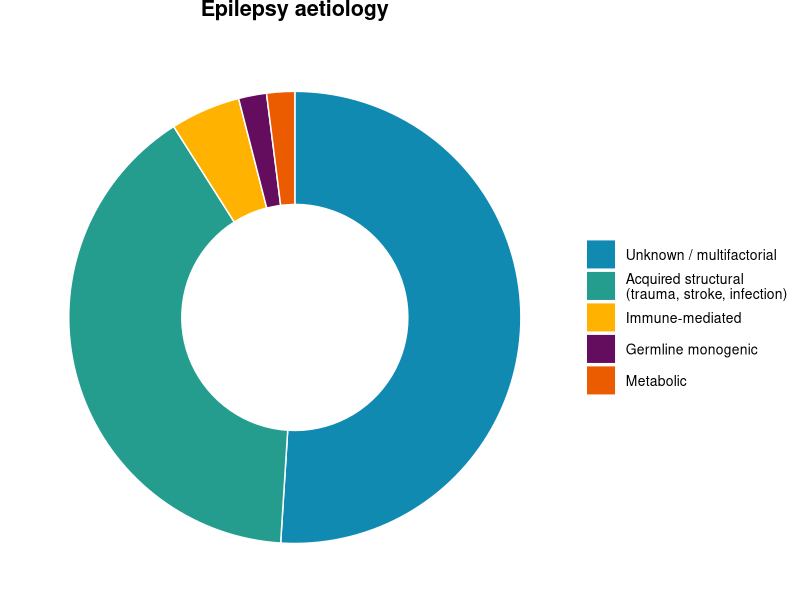

This chart was generated by the following R code:
## ---- chunk 1
library(tidyverse)

data <- tibble(
  category = c(
    "Germline monogenic",
    "Acquired structural\n(trauma, stroke, infection)",
    "Immune-mediated",
    "Metabolic",
    "Unknown / multifactorial"
  ),
  proportion = c(2, 40, 5, 2, 51),
  colour = c("#640D5F", "#249D8F", "#FFB200", "#EB5B00", "#118AB2")
) %>%
  arrange(desc(proportion)) %>%
  mutate(
    category = factor(category, levels = category),
    fraction = proportion / sum(proportion),
    ymax = cumsum(fraction),
    ymin = lag(ymax, default = 0),
    label_pos = (ymax + ymin) / 2,
    label = paste0(proportion, "%")
  )

ggplot(data, aes(ymax = ymax, ymin = ymin, xmax = 4, xmin = 3,
                 fill = category)) +
  geom_rect(colour = "white", linewidth = 0.5) +
  #geom_text(aes(x = 3.5, y = label_pos, label = label),
   #         size = 3.5, fontface = "bold", colour = "white") +
  coord_polar(theta = "y") +
  xlim(c(2, 4)) +
  scale_fill_manual(
    values = setNames(data$colour, data$category) #,
    #labels = paste0(data$category, " (", data$proportion, "%)")
  ) +
  labs(title = "Epilepsy aetiology", fill = NULL) +
  theme_void(base_size = 13) +
  theme(
    plot.title = element_text(hjust = 0.5, face = "bold", margin = margin(b = 10)),
    legend.position = "right",
    legend.text = element_text(size = 10),
    legend.key.size = unit(0.8, "cm")
  )
